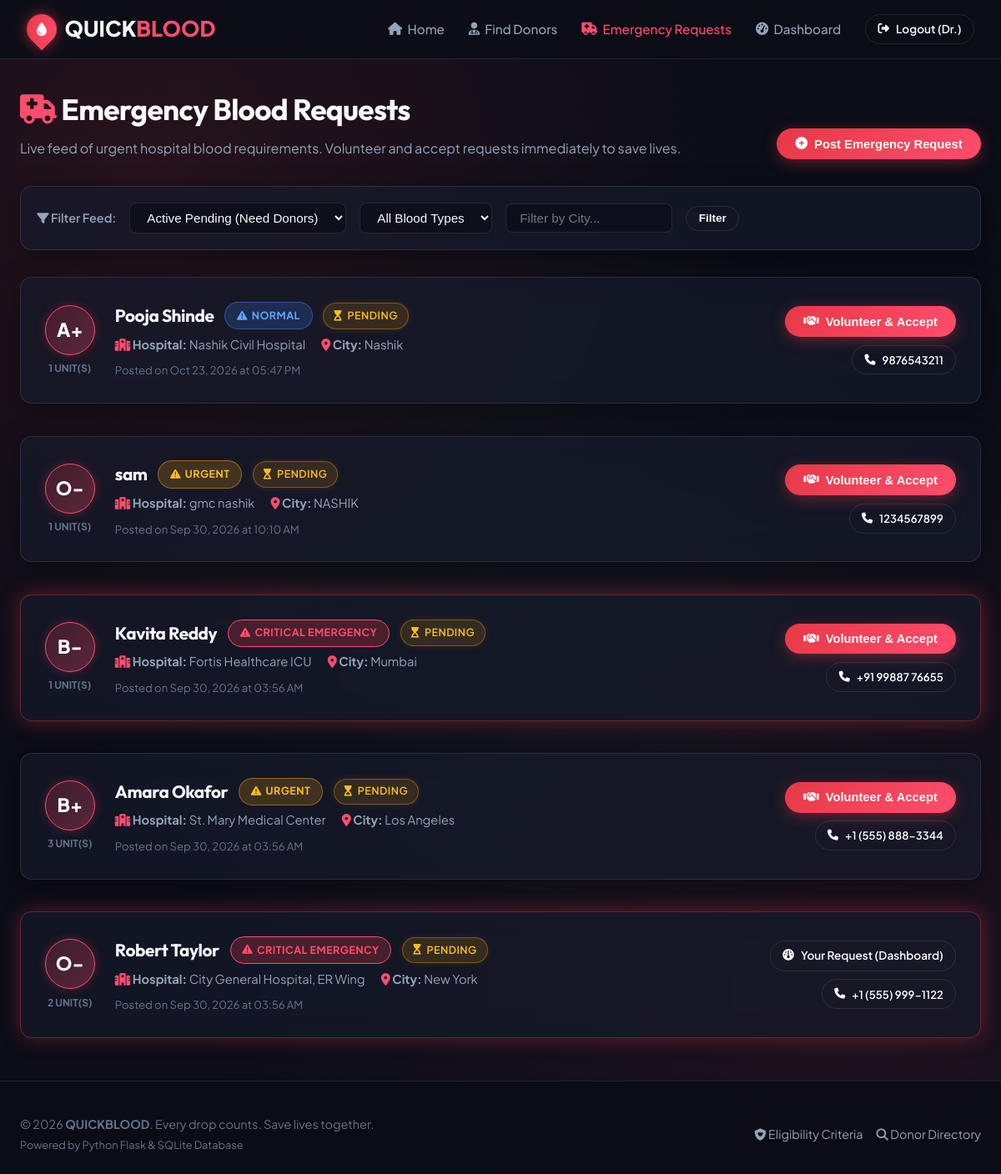
Screenshot of /requests (signed in) with the database file from the repository.
### app.py (models this page shows, shortened)
class User(db.Model):
    __tablename__ = 'users'
    id = db.Column(db.Integer, primary_key=True)
    name = db.Column(db.String(100), nullable=False)
    email = db.Column(db.String(120), unique=True, nullable=False)
    password_hash = db.Column(db.String(256), nullable=False)
    phone = db.Column(db.String(20), nullable=False)
    role = db.Column(db.String(20), nullable=False, default='Donor') # 'Donor', 'Receiver', 'Both'
    created_at = db.Column(db.DateTime, default=datetime.utcnow)
    donor_profile = db.relationship('DonorProfile', backref='user', uselist=False, cascade="all, delete-orphan")
    requests = db.relationship('BloodRequest', backref='requester', lazy=True, foreign_keys='BloodRequest.user_id')
    assigned_donations = db.relationship('BloodRequest', backref='assigned_donor', lazy=True, foreign_keys='BloodRequest.donor_id')
    donation_history = db.relationship('DonationRecord', backref='donor', lazy=True, foreign_keys='DonationRecord.donor_id', order_by='DonationRecord.donation_date.desc()')

class BloodRequest(db.Model):
    __tablename__ = 'blood_requests'
    id = db.Column(db.Integer, primary_key=True)
    user_id = db.Column(db.Integer, db.ForeignKey('users.id'), nullable=False) # Requester
    donor_id = db.Column(db.Integer, db.ForeignKey('users.id'), nullable=True) # Assigned Donor
    patient_name = db.Column(db.String(100), nullable=False)
    blood_group = db.Column(db.String(5), nullable=False)
    hospital_name = db.Column(db.String(150), nullable=False)
    city = db.Column(db.String(100), nullable=False)
    units_needed = db.Column(db.Integer, default=1)
    urgency = db.Column(db.String(20), default='Normal') # 'Normal', 'Urgent', 'Critical Emergency'
    contact_phone = db.Column(db.String(20), nullable=False)
    status = db.Column(db.String(30), default='Pending') # 'Pending', 'Accepted', 'Donation in Progress', 'Fulfilled', 'Cancelled', 'Rejected'
    donor_completed = db.Column(db.Boolean, default=False)
    donor_completed_at = db.Column(db.DateTime, nullable=True)
    accepted_at = db.Column(db.DateTime, nullable=True)
    fulfilled_at = db.Column(db.DateTime, nullable=True)
    cancelled_at = db.Column(db.DateTime, nullable=True)
    rejection_reason = db.Column(db.String(255), nullable=True)
    created_at = db.Column(db.DateTime, default=datetime.utcnow)
    donation_records = db.relationship('DonationRecord', backref='blood_request', lazy=True)
    @property
    def status_badge_class(self):
        mapping = {
            'Pending': 'status-pending',
            'Accepted': 'status-accepted',
            'Donation in Progress': 'status-in-progress',
            'Fulfilled': 'status-fulfilled',
            'Cancelled': 'status-cancelled',
            'Rejected': 'status-rejected'
        }
        return mapping.get(self.status, 'status-pending')
    @property
    def status_icon(self):
        mapping = {
            'Pending': 'fa-hourglass-start',
            'Accepted': 'fa-handshake',
            'Donation in Progress': 'fa-syringe',
            'Fulfilled': 'fa-circle-check',
            'Cancelled': 'fa-ban',
            'Rejected': 'fa-circle-xmark'
        }
        return mapping.get(self.status, 'fa-info-circle')

### app.py (the view)
@app.route('/requests')
def requests_feed():
    status_filter = request.args.get('status', 'Pending').strip()
    bg_filter = request.args.get('blood_group', '').strip()
    city_filter = request.args.get('city', '').strip()
    query = BloodRequest.query
    if status_filter and status_filter.lower() != 'all':
        if status_filter == 'Active':
            query = query.filter(BloodRequest.status.in_(['Pending', 'Accepted', 'Donation in Progress']))
        else:
            query = query.filter_by(status=status_filter)
    if bg_filter:
        query = query.filter_by(blood_group=bg_filter)
    if city_filter:
        query = query.filter(BloodRequest.city.ilike(f"%{city_filter}%"))
    requests_list = query.order_by(BloodRequest.created_at.desc()).all()
    cities = [c[0] for c in db.session.query(BloodRequest.city).distinct().order_by(BloodRequest.city).all()]
    return render_template(
        'requests.html',
        requests_list=requests_list,
        selected_status=status_filter,
        selected_bg=bg_filter,
        selected_city=city_filter,
        cities=cities
    )

### app.py (called while the page is built)
@app.context_processor
def inject_current_user():
    user = None
    if 'user_id' in session:
        user = User.query.get(session['user_id'])
    return dict(current_user=user)

### templates/requests.html (shortened to what this page needs)
{% extends 'base.html' %}
{% block content %}
<div style="display: flex; justify-content: space-between; align-items: flex-end; margin-bottom: 2rem; flex-wrap: wrap; gap: 1rem;">
    <div>
        <h1 style="font-size: 2.2rem; margin-bottom: 0.4rem;">
            <i class="fas fa-truck-medical" style="color:var(--accent-red);"></i> Emergency Blood Requests
        </h1>
        <p style="color: var(--text-secondary);">
            Live feed of urgent hospital blood requirements. Volunteer and accept requests immediately to save lives.
        </p>
    </div>
    <button class="btn btn-primary" data-modal-target="new-request-modal">
        <i class="fas fa-plus-circle"></i> Post Emergency Request
    </button>
</div>
<div class="glass-card" style="padding: 1.2rem; margin-bottom: 2rem;">
    <form action="{{ url_for('requests_feed') }}" method="GET" style="display: flex; gap: 1rem; flex-wrap: wrap; align-items: center;">
        <span style="font-weight: 600; color: var(--text-secondary); font-size: 0.9rem;"><i class="fas fa-filter"></i> Filter Feed:</span>
        <select name="status" class="form-control auto-submit" style="width: auto; padding: 0.5rem 1rem;">
            <option value="Pending" {% if selected_status == 'Pending' %}selected{% endif %}>Active Pending (Need Donors)</option>
        </select>
        <select name="blood_group" class="form-control auto-submit" style="width: auto; padding: 0.5rem 1rem;">
            <option value="">All Blood Types</option>
        </select>
        <input type="text" name="city" value="{{ selected_city }}" class="form-control" placeholder="Filter by City..." style="width: 200px; padding: 0.5rem 1rem;" list="req-cities-list">
        <button type="submit" class="btn btn-outline btn-sm">Filter</button>
    </form>
</div>
{% if requests_list %}
    <div style="display: flex; flex-direction: column; gap: 1.2rem;">
        {% for req in requests_list %}
            <div class="glass-card request-card {% if 'Critical' in req.urgency %}glass-card-glow{% endif %}">
                <div style="display: flex; flex-direction: column; align-items: center; justify-content: center; gap: 0.4rem;">
                    <span class="blood-pill blood-pill-lg">{{ req.blood_group }}</span>
                    <span style="font-size: 0.75rem; color: var(--text-muted); font-weight: 700;">
                        {{ req.units_needed }} UNIT(S)
                    </span>
                </div>
                <div>
                    <div style="display: flex; align-items: center; gap: 0.8rem; margin-bottom: 0.4rem; flex-wrap: wrap;">
                        <h3 style="font-size: 1.3rem; font-weight: 700;">{{ req.patient_name }}</h3>
                        <span class="urgency-badge urgency-{% if 'Critical' in req.urgency %}critical{% elif 'Urgent' in req.urgency %}urgent{% else %}normal{% endif %}">
                            <i class="fas fa-triangle-exclamation"></i> {{ req.urgency }}
                        </span>
                        <span class="status-badge {{ req.status_badge_class }}" style="font-size: 0.78rem;">
                            <i class="fas {{ req.status_icon }}"></i> {{ req.status }}
                        </span>
                    </div>
                    <div style="font-size: 0.92rem; color: var(--text-secondary); display: flex; flex-wrap: wrap; gap: 1.2rem; margin-bottom: 0.5rem;">
                        <span><i class="fas fa-hospital" style="color:var(--accent-red);"></i> <strong>Hospital:</strong> {{ req.hospital_name }}</span>
                        <span><i class="fas fa-location-dot" style="color:var(--accent-red);"></i> <strong>City:</strong> {{ req.city }}</span>
                    </div>
                    <div style="font-size: 0.82rem; color: var(--text-muted);">
                        Posted on {{ req.created_at.strftime('%b %d, %Y at %I:%M %p') }}
                    </div>
                </div>
                <div style="display: flex; flex-direction: column; gap: 0.6rem; align-items: flex-end;">
                    {% if req.status == 'Pending' %}
                        {% if current_user and current_user.donor_profile and current_user.id != req.user_id %}
                            <button class="btn btn-primary" data-modal-target="accept-modal-{{ req.id }}">
                                <i class="fas fa-handshake"></i> Volunteer & Accept
                            </button>
                        {% elif current_user and current_user.id == req.user_id %}
                            <a href="{{ url_for('dashboard') }}" class="btn btn-outline btn-sm">
                                <i class="fas fa-gauge"></i> Your Request (Dashboard)
                            </a>
                        {% else %}
                            <a href="{{ url_for('login') }}" class="btn btn-primary btn-sm">
                                <i class="fas fa-heart"></i> Volunteer to Donate
                            </a>
                        {% endif %}
                        <a href="tel:{{ req.contact_phone }}" class="btn btn-outline btn-sm" style="font-size: 0.82rem;">
                            <i class="fas fa-phone"></i> {{ req.contact_phone }}
                        </a>
                    {% elif req.status == 'Fulfilled' %}
                        <span class="status-badge status-fulfilled" style="padding: 0.5rem 1rem; font-size: 0.9rem;">
                            <i class="fas fa-check-circle"></i> Fulfilled
                        </span>
                    {% elif req.status == 'Cancelled' %}
                        <span class="status-badge status-cancelled" style="padding: 0.5rem 1rem; font-size: 0.85rem;">
                            <i class="fas fa-ban"></i> Cancelled
                        </span>
                    {% elif req.status == 'Rejected' %}
                        <span class="status-badge status-rejected" style="padding: 0.5rem 1rem; font-size: 0.85rem;">
                            <i class="fas fa-circle-xmark"></i> Rejected
                        </span>
                    {% endif %}
                </div>
            </div>
        {% endfor %}
    </div>
{% endif %}
{% endblock %}

### templates/base.html (shortened to what this page needs)
<!DOCTYPE html>
<html lang="en">
<head>
    <link rel="stylesheet" href="https://cdnjs.cloudflare.com/ajax/libs/font-awesome/6.4.0/css/all.min.css">
    <link rel="stylesheet" href="{{ url_for('static', filename='css/styles.css') }}">
</head>
<body>
    <nav class="navbar">
        <div class="nav-container">
            <a href="{{ url_for('index') }}" class="brand-logo">
                <div class="brand-drop-icon">
                    <i class="fas fa-droplet"></i>
                </div>
                <span>QUICK<span style="color: var(--accent-red);">BLOOD</span></span>
            </a>
            <ul class="nav-links">
                <li>
                    <a href="{{ url_for('index') }}" class="nav-link {% if request.endpoint == 'index' %}active{% endif %}">
                        <i class="fas fa-house"></i> Home
                    </a>
                </li>
                <li>
                    <a href="{{ url_for('donors') }}" class="nav-link {% if request.endpoint == 'donors' %}active{% endif %}">
                        <i class="fas fa-user-doctor"></i> Find Donors
                    </a>
                </li>
                <li>
                    <a href="{{ url_for('requests_feed') }}" class="nav-link {% if request.endpoint == 'requests_feed' %}active{% endif %}">
                        <i class="fas fa-truck-medical"></i> Emergency Requests
                    </a>
                </li>
                {% if current_user %}
                    <li>
                        <a href="{{ url_for('dashboard') }}" class="nav-link {% if request.endpoint == 'dashboard' %}active{% endif %}">
                            <i class="fas fa-gauge-high"></i> Dashboard
                        </a>
                    </li>
                    <li>
                        <a href="{{ url_for('logout') }}" class="btn btn-outline btn-sm">
                            <i class="fas fa-right-from-bracket"></i> Logout ({{ current_user.name.split(' ')[0] }})
                        </a>
                    </li>
                {% endif %}
            </ul>
        </div>
    </nav>
    <main class="main-wrapper">
        {% block content %}{% endblock %}
    </main>
    <footer class="footer">
        <div class="footer-content">
            <div>
                <p>&copy; 2026 <strong>QUICKBLOOD</strong>. Every drop counts. Save lives together.</p>
                <p style="font-size:0.8rem; color: var(--text-muted); margin-top:0.2rem;">Powered by Python Flask & SQLite Database</p>
            </div>
            <div style="display:flex; gap:1rem;">
                <a href="#" data-modal-target="eligibility-modal" style="color:var(--text-secondary);"><i class="fas fa-shield-heart"></i> Eligibility Criteria</a>
                <a href="{{ url_for('donors') }}" style="color:var(--text-secondary);"><i class="fas fa-search"></i> Donor Directory</a>
            </div>
        </div>
    </footer>
</body>
</html>

### rows the page displays
User: name "Dr."
BloodRequest: blood_group "A+", units_needed "1", patient_name "Pooja Shinde", urgency "NORMAL", status "PENDING", hospital_name "Nashik Civil Hospital", city "Nashik", created_at "Oct 23, 2026 at 05:47 PM", contact_phone "9876543211"
BloodRequest: blood_group "O-", units_needed "1", patient_name "sam", urgency "URGENT", status "PENDING", hospital_name "gmc nashik", city "NASHIK", created_at "Sep 30, 2026 at 10:10 AM", contact_phone "1234567899"
BloodRequest: blood_group "B-", units_needed "1", patient_name "Kavita Reddy", urgency "CRITICAL EMERGENCY", status "PENDING", hospital_name "Fortis Healthcare ICU", city "Mumbai", created_at "Sep 30, 2026 at 03:56 AM", contact_phone "+91 99887 76655"
BloodRequest: blood_group "B+", units_needed "3", patient_name "Amara Okafor", urgency "URGENT", status "PENDING", hospital_name "St. Mary Medical Center", city "Los Angeles", created_at "Sep 30, 2026 at 03:56 AM", contact_phone "+1 (555) 888-3344"
BloodRequest: blood_group "O-", units_needed "2", patient_name "Robert Taylor", urgency "CRITICAL EMERGENCY", status "PENDING", hospital_name "City General Hospital, ER Wing", city "New York", created_at "Sep 30, 2026 at 03:56 AM", contact_phone "+1 (555) 999-1122"
